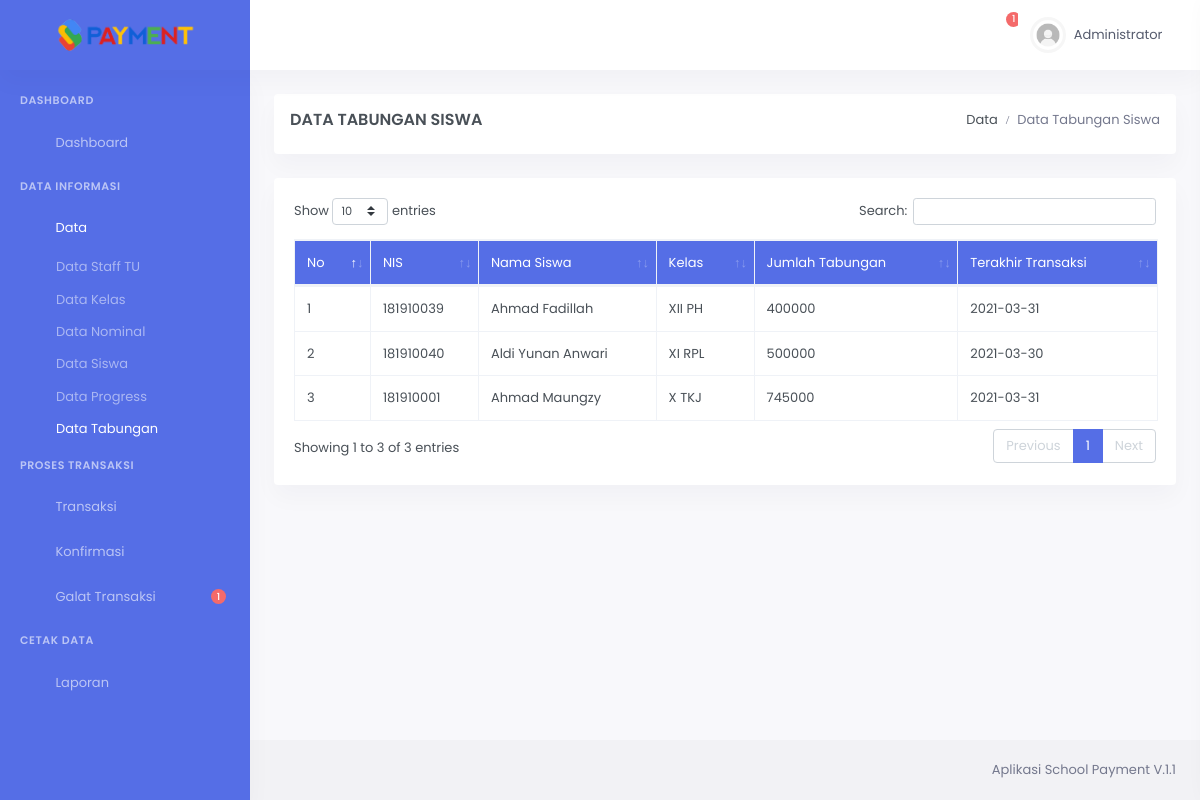
The app's page /admin/datatabungan.php (signed in) with its own data.
### tables this page shows
CREATE TABLE `tb_tabungan` (
  `id` int(25) NOT NULL,
  `idsiswa` int(20) NOT NULL,
  `jumlah` int(30) NOT NULL,
  `tgl_dibuat` date NOT NULL,
  `tgl_update` date NOT NULL
);

CREATE TABLE `siswa` (
  `idsiswa` int(11) NOT NULL,
  `nis` varchar(10) NOT NULL,
  `namasiswa` varchar(40) NOT NULL,
  `kelas` varchar(255) NOT NULL,
  `jk` enum('Laki Laki','Perempuan','','') NOT NULL,
  `tahunajaran` varchar(10) NOT NULL,
  `biaya` int(11) NOT NULL
);

### admin/datatabungan.php (the view)
<?php include 'header.php'; ?>
<div class="main-content">
                <div class="page-content">
                    <div class="container-fluid">
                    <div class="row">
                        <div class="col-12">
                            <div class="card">
                                <div class="page-title-box d-flex align-items-center justify-content-between">
                                <h4 class="ml-3 mt-3 mb-0 font-size-18">Data Tabungan Siswa </h4>
                                    <div class="page-title-right">
                                        <ol class="breadcrumb mb-0 ml-3 mt-3 mr-3">
                                            <li class="breadcrumb-item"><a href="index.php">Data</a></li>
                                            <li class="breadcrumb-item active">Data Tabungan Siswa</li>
                                        </ol>
                                    </div>
                                </div>
                            </div>
                        </div>
                    </div>
                    <div class="row">
                        <div class="col-12">
                            <div class="card">
                                <div class="card-body">
                                    <div class="" style="border:none;">
                                        <table class="table table-bordered" id="datatable">
                                            <thead>
                                            <tr bgcolor="#556ee6" class="text-white">
                                                <td> No </td>
                                                <td> NIS </td>
                                                <td> Nama Siswa </td>
                                                <td> Kelas </td>
                                                <td> Jumlah Tabungan </td>
                                                <td> Terakhir Transaksi </td>
                                            </tr>
                                            </thead>
                                            <tbody>
                                            <?php
                                            $no   = 1;
                                            $data = mysqli_query($konek,"SELECT * FROM tb_tabungan INNER JOIN siswa ON tb_tabungan.idsiswa=siswa.idsiswa");
                                            while($d = mysqli_fetch_array($data)){
                                            ?>
                                            <tr>
                                                <td> <?= $no++; ?> </td>
                                                <td> <?= $d['nis']; ?> </td>
                                                <td> <?= $d['namasiswa']; ?> </td>
                                                <td> <?= $d['kelas']; ?> </td>
                                                <td> <?= $d['jumlah']; ?> </td>
                                                <td> <?= $d['tgl_update']; ?> </td>
                                            </tr>
                                            <?php } ?>
                                            </tbody>
                                        </table>
                                    </div>
                                </div>
                            </div>
                        </div>
                    </div>
            </div>
    </div>
</div>
<?php include 'footer.php'; ?>

### records on screen
tb_tabungan: idsiswa.nis "181910039", idsiswa.namasiswa "Ahmad Fadillah", idsiswa.kelas "XII PH", jumlah "400000", tgl_update "2021-03-31"
tb_tabungan: idsiswa.nis "181910040", idsiswa.namasiswa "Aldi Yunan Anwari", idsiswa.kelas "XI RPL", jumlah "500000", tgl_update "2021-03-30"
tb_tabungan: idsiswa.nis "181910001", idsiswa.namasiswa "Ahmad Maungzy", idsiswa.kelas "X TKJ", jumlah "745000", tgl_update "2021-03-31"

### other values on screen
$jum "1"
$_SESSION['nama'] "Administrator"
$n "1"
